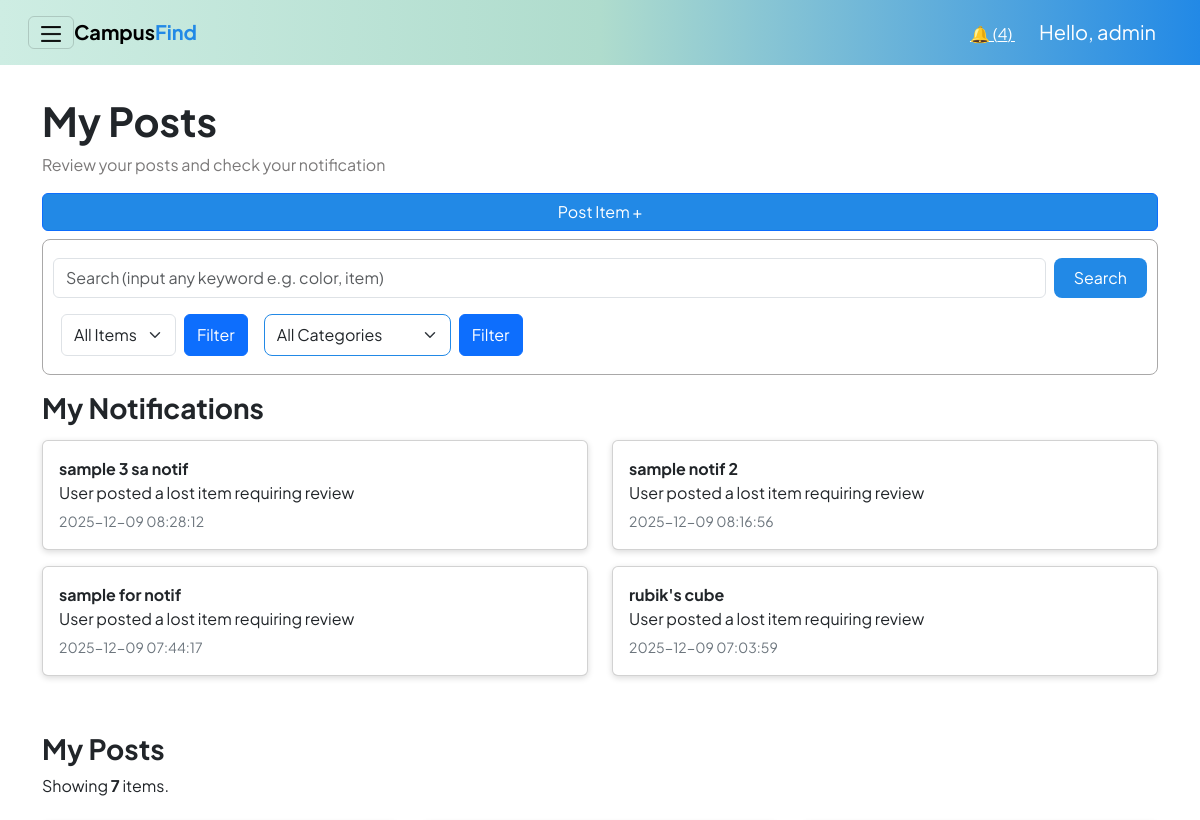
The page /interfaces/admin/myposts_admin.php (signed in, upper part) on the database as committed earlier.
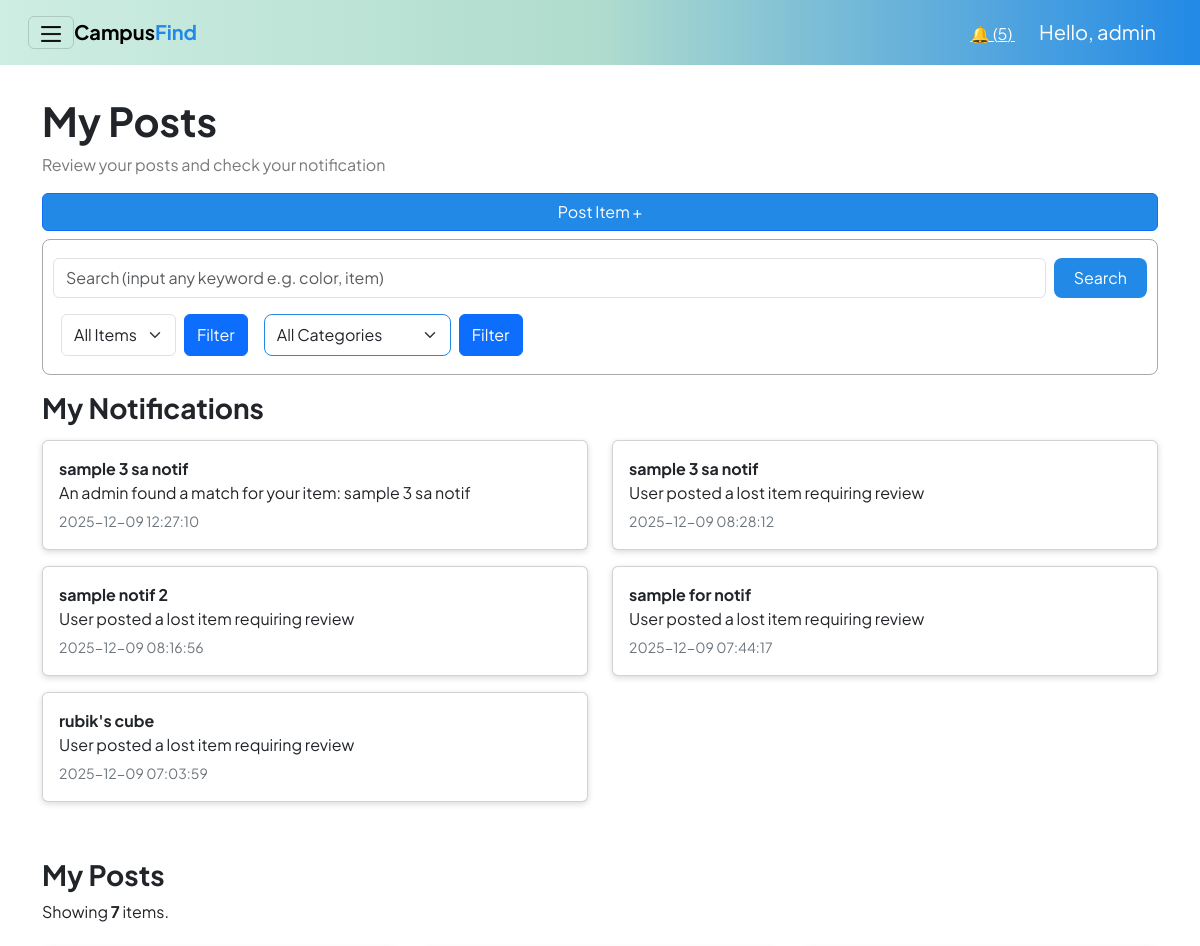
The same page on the database as committed later.
### tables this page shows
CREATE TABLE notifications (
            id INTEGER PRIMARY KEY AUTOINCREMENT,
            item_id INTEGER,
            user_id INTEGER,      -- sino nag triggered the notification
            notify_to INTEGER,    -- who should receive
            message TEXT,
            type TEXT,            -- 'to_admin' | 'to_user'
            status TEXT DEFAULT 'unread', -- unread | read | resolved
            created_at DATETIME DEFAULT CURRENT_TIMESTAMP
        );

CREATE TABLE items (
        id INTEGER PRIMARY KEY AUTOINCREMENT,
        user_id INTEGER NOT NULL,
        title TEXT NOT NULL,
        description TEXT,
        item_status TEXT NOT NULL,     -- 'lost' or 'found'
        category_id INTEGER,
        location_lost TEXT,
        location_found TEXT,
        date_lost_or_found DATE,
        current_location TEXT,
        image_path TEXT,
        created_at DATETIME DEFAULT CURRENT_TIMESTAMP,
        -- updated_at DATETIME DEFAULT CURRENT_TIMESTAMP,
        claimed_by_user_id INTEGER,
        claimed_at DATETIME,

        FOREIGN KEY (user_id) REFERENCES users(id) ON DELETE CASCADE,
        FOREIGN KEY (claimed_by_user_id) REFERENCES users(id) ON DELETE SET NULL,
        FOREIGN KEY (category_id) REFERENCES categories(id)
    );

### interfaces/admin/myposts_admin.php (the view, shortened to what the changed rows need)
<?php
$admin = $_SESSION["user"];
$db = get_db();
$adminNotifications = [];
$q = $db->query("
    SELECT
        n.*,
        i.title AS item_title,
        i.description,
        i.image_path,
        i.item_status,
        i.location_lost,
        i.location_found,
        i.date_lost_or_found,
        c.name AS category_name,
        u.username AS posted_by
    FROM notifications n
    LEFT JOIN items i ON n.item_id = i.id
    LEFT JOIN categories c ON i.category_id = c.id
    LEFT JOIN users u ON i.user_id = u.id
    ORDER BY n.created_at DESC
");
while($row = $q->fetchArray(SQLITE3_ASSOC)) {
    $adminNotifications[] = $row;
}
?>
<!DOCTYPE html>
<html lang="en">
<head>
    <link rel="stylesheet" href="../../reusable/header.css">
    <link rel="stylesheet" href="../../reusable/cards.css">
    <link rel="stylesheet" href="../../reusable/form.css">
    <link href="https://cdn.jsdelivr.net/npm/bootstrap@5.3.8/dist/css/bootstrap.min.css" rel="stylesheet">
</head>
<body class="m-0 border-0 bd-example m-0 border-0">
    <nav class="navbar p-3 sticky-top">
        <div class="container-fluid">
            <?php $notifCount = $db->querySingle("SELECT COUNT(*) FROM notifications WHERE status = 'unread';");?>
            <div class = "ms-auto">
                <a href="myposts_admin.php" class="text-white mx-4">
                    🔔 (<?= $notifCount ?>)
                </a>
                <a class="navbar-brand text-white" href="#">Hello, <?php echo htmlspecialchars($admin["username"]); ?></a>
            </div>
        </div>
    </nav>
<div class="container my-3">
        <section class = "heroSection pt-3">
            <h1><strong>My Posts</strong></h1>
        </section>
        <div class="row mt-3">
            <?php if (empty($adminNotifications)): ?>
                <p class="text-muted">No notifications yet.</p>
            <?php else: ?>
                <?php foreach ($adminNotifications as $note): ?>
                    <div class="col-md-6">
                        <a href="../admin/dashboard_admin.php#item-<?= $note['item_id']; ?>"
                        class="text-decoration-none text-dark">
                            <div class="card p-3 my-2 w-100">
                                <strong><?= htmlspecialchars($note['item_title']); ?></strong>
                                <p class="mb-1">
                                    <?= htmlspecialchars($note['message']); ?>
                                </p>
                                <small class="text-secondary">
                                    <?= $note["created_at"]; ?>
                                </small>
                            </div>
                        </a>
                    </div>
                <?php endforeach; ?>
            <?php endif; ?>
        </div>
</div>
  </body>
</html>

Rows that differ between the two databases and show on the page:
added notifications: item.title "sample 3 sa notif", message "An admin found a match for your item: sample 3 sa notif", created_at "2025-12-09 12:27:10"
Other text that changed with them:
$notifCount: "4" → "5"
